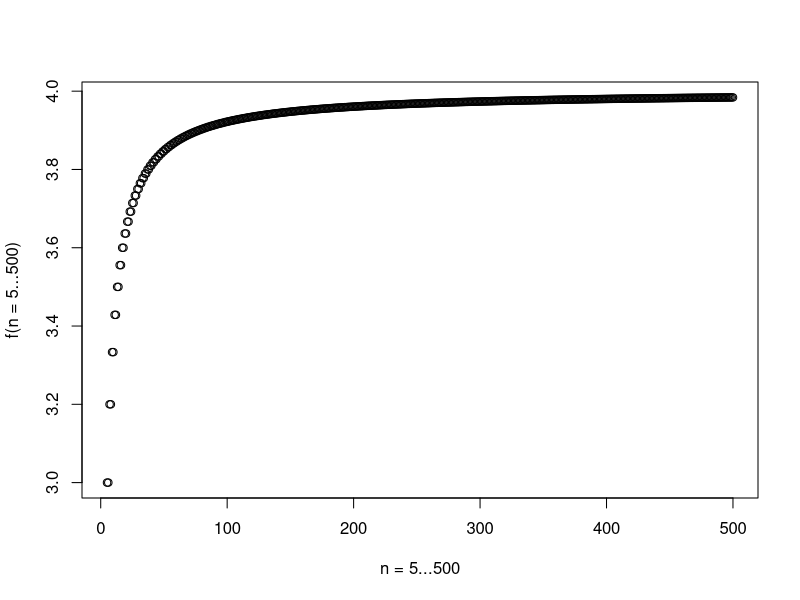
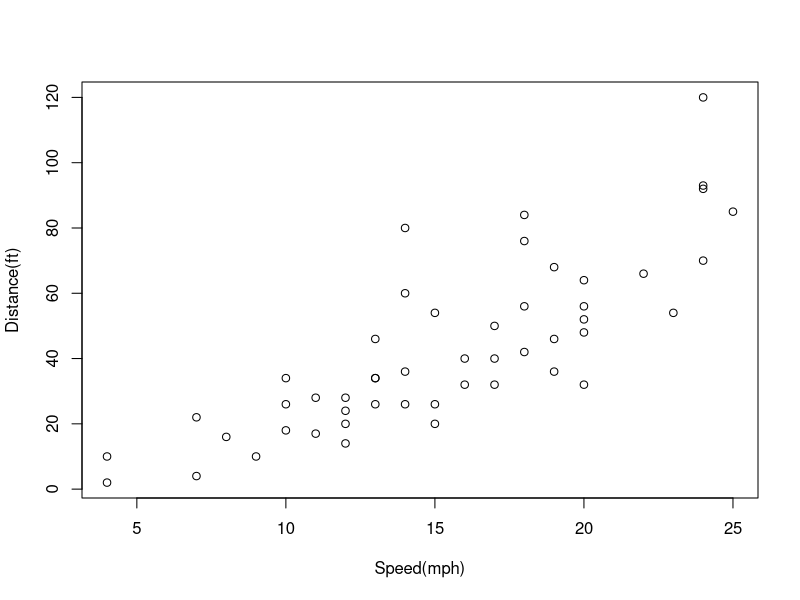

Source code (R) for these figures, in order:
## ---- chunk 1
knitr::opts_chunk$set(echo = TRUE)
library(tidyverse)
## ---- chunk 2
knitr::include_graphics("http://i.imgur.com/aoz1BJy.jpg")
## ---- chunk 3
cat("i)\n")
x = c(81, 170, 1923, 3825)
x %% 3
cat("Only 170 is not divisible by 3.\n")
x %% 9
cat("Both 170 and 1923 are not divisible by 9.\n")
cat("ii)\n")
y = 81%%10 + (81%%100 - 81%%10)/10
z = 170%%10 + (170%%100 - 170%%10)/10 + (170%%1000 - 170%%100)/100
w = 1923%%10 + (1923%%100 - 1923%%10)/10 + (1923%%1000 - 1923%%100)/100 + (1923%%10000 - 1923%%1000)/1000
m = 3825%%10 + (3825%%100 - 3825%%10)/10 + (3825%%1000 - 3825%%100)/100 + (3825%%10000 - 3825%%1000)/1000
c(y,z,w,m)
cat("iii)\n")
n = c(y, z, w, m)
n %% 3
cat("The result is the same, only 170 is not divisible by 3.\n")
n %% 9
cat("The result is the same, both 170 and 1923 are not divisible by 9.\n")
cat("iv)\n")
cat("When the sum of the digits is divisible by 3, the number itself is also divisible by 3. The same applies for 9. For example, take the numbers 1566, 271 and 174:\n")
k = c(1566, 271, 174)
k %% 3
cat("As expected, both 1566 and 174 are divisible by 3 whereas 271 is not.\n")
k %% 9
cat("By the same convention, only 1566 is divisible by 9.\n")
## ---- chunk 4
a = c(2, 4, 6)
b = c(1, 3, 5)
c = c(3, 5, 7)
my_prod <- function(m, a, b, c) {
  j = c(1:m)
  g = 2
  for(val in j) {
    g = prod(g, prod(a[val]/b[val], a[val]/c[val]))
  }
  return(g)
}
my_prod(3, a, b, c)

## ---- chunk 5
my_prod(500,c(2:1000, step = 2),c(1:999, step = 2),c(3:1001, step = 2))
## ---- chunk 6
n = c(17, 91, 216)
for(val in n) {
  cat("n = ", val, ": ", my_prod((val-1)/2,c(2:(val-1), step = 2),c(1:(val-2), step = 2),c(3:val, step = 2)), "\n")
}
## ---- chunk 7
n = c(5:500)
q = vector()
for(val in n) {
  m = my_prod((val-1)/2,c(2:(val-1), step = 2),c(1:(val-2), step = 2),c(3:val, step = 2))
  q = c(q, m)
}
plot(n, q, xlab = "n = 5...500", ylab = "f(n = 5...500)")
## ---- chunk 8
cars[1:6,]
cat("Number of variables in the cars dataset: ", nrow(cars), "\n")
cat("Number of observations in the cars dataset: ", ncol(cars))
## ---- chunk 9
plot(cars[,1],cars[,2], xlab = "Speed(mph)", ylab = "Distance(ft)")
## ---- chunk 10
sessionInfo()
